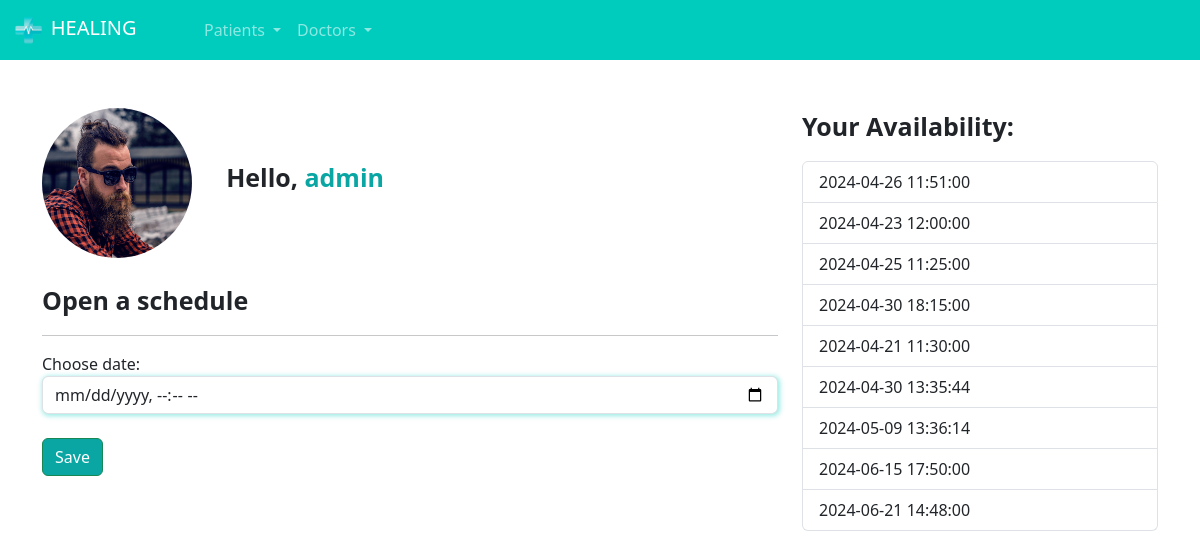
/doctors/schedule/ (signed in), run on the app's committed database.
### doctor/models.py (models this page shows, shortened)
class DoctorInfo(models.Model):
    registration_number = models.CharField(max_length=30)
    name = models.CharField(max_length=100)
    postcode = models.CharField(max_length=15)
    address1 = models.CharField(max_length=100)
    address2 = models.CharField(max_length=100)
    photo_id = models.ImageField(upload_to="photo_id")
    doctor_credentials = models.ImageField(upload_to='doctor_credentials')
    profile_photo = models.ImageField(upload_to="profile_photo")
    user = models.ForeignKey(User, on_delete=models.DO_NOTHING)
    description = models.TextField(null=True, blank=True)
    speciality = models.ForeignKey(Specialities, on_delete=models.DO_NOTHING, null=True, blank=True)
    price = models.FloatField(default=100)

class Schedule(models.Model):
    date = models.DateTimeField()
    user = models.ForeignKey(User, on_delete=models.DO_NOTHING)
    booked = models.BooleanField(default=False)
    def __str__(self):
        return str(self.date)

### doctor/views.py (the view, shortened to what this page needs)
# urls.py: path('schedule/', views.schedule, name="schedule"),
def schedule(request):
    if not is_doctor(request.user):
        messages.add_message(request, constants.WARNING, 'Only Doctors can access this page!')
        return redirect('/users/logout')
    if request.method == "GET":
        doctor_info = DoctorInfo.objects.get(user=request.user)
        schedule = Schedule.objects.filter(user=request.user)
        return render(request, 'schedule.html', {'doctor_info': doctor_info, 'schedule': schedule, 'is_doctor': is_doctor(request.user),})

### doctor/models.py (called while the page is built)
def is_doctor(user):
    return DoctorInfo.objects.filter(user=user).exists()

### doctor/templates/schedule.html (shortened to what this page needs)
{% extends "base.html" %}
{% load static %}
{% block 'head' %}
    <link rel="stylesheet" href="{% static 'doctors/css/schedule.css' %}">
    <link rel="stylesheet" href="{% static 'users/css/users.css' %}">
    <link rel="stylesheet" href="{% static 'doctors/css/doctor_registration.css' %}">
{% endblock 'head' %}
{% block 'body' %}
{% include "partials/navbar.html" %}
    <div class="container">
        <br><br>
        <div class="row">
            <div class="col-md-8">
                <img src="{{ doctor_info.profile_photo.url }}"  class="profile-photo" alt="">
                <label style="margin-left: 30px; font-size: 25px" class="p-bold">Hello, <span class="color-dark">{{request.user.username}}</span></label>
                <br>
                <br>
                <p style="font-size: 25px" class="p-bold">Open a schedule</p>
                <hr>
                <form action="{% url 'schedule' %}" method="POST">
                    <label for="">Choose date:</label>
                    <input type="datetime-local" name="date" class="form-control shadow-main-color">
                    <br>
                    <input type="submit" value="Save" class="btn btn-success btn-dark-color">
                </form>
            </div>
            <div class="col-md-4">
                <p style="font-size: 25px" class="p-bold">Your Availability:</p>
                <ul class="list-group">
                    {% for date in schedule  %}
                        <li class="list-group-item">{{date}}</li>
                    {% endfor %}
                </ul>
            </div>
        </div>
    </div>
{% endblock 'body' %}

### templates/base.html (shortened to what this page needs)
{% load static %}
<!doctype html>
<html lang="en">
  <head>
    <link rel="stylesheet" href="{% static '/general/css/base.css' %}">
    <link href="https://cdn.jsdelivr.net/npm/bootstrap@5.3.3/dist/css/bootstrap.min.css" rel="stylesheet">
    {% block 'head' %}{% endblock 'head' %}
  </head>
  <body>
    {% block 'body' %}{% endblock 'body' %}
  </body>
</html>

### templates/partials/navbar.html (shortened to what this page needs)
{% load static %}
<nav class="navbar navbar-expand-lg navbar-dark bg-color-dark">
    <div class="container-fluid">
      <a class="navbar-brand" href="#"><img src="{% static 'general/images/logo.png' %}" width="20%" alt="">&nbspHEALING</a>
      <div class="collapse navbar-collapse" id="navbarNav">
        <ul class="navbar-nav">
            <li class="nav-item dropdown">
                <a class="nav-link dropdown-toggle" href="#" id="navbarDropdownMenuLink" role="button" data-bs-toggle="dropdown" aria-expanded="false">
                  Patients
                </a>
            </li>
            {% if is_doctor %}
                <li class="nav-item dropdown">
                    <a class="nav-link dropdown-toggle" href="#" id="navbarDropdownMenuLink" role="button" data-bs-toggle="dropdown" aria-expanded="false">
                        Doctors
                    </a>
                </li>
            {% else %}
                <li class="nav-item">
                    <a class="nav-link" href="{% url 'doctor_registration' %}">I'm a Doctor</a>
                </li>
            {% endif %}
        </ul>
      </div>
    </div>
  </nav>

### templates/static/general/css/base.css (style rules this page uses)
:root { --main-color: #00CCBE; --dark-color: #09A6A3; --contrast-color: #FFD686; }
.bg-color-dark { background-color: var(--main-color); }
.p-bold { font-weight: bold; }
.color-dark { color: var(--dark-color); }

### templates/static/doctors/css/schedule.css (style rules this page uses)
.profile-photo { width: 150px; height: 150px; border-radius: 75px; }

### templates/static/users/css/users.css (style rules this page uses)
.btn-dark-color { background-color: var(--dark-color); color: white; }

### templates/static/doctors/css/doctor_registration.css (style rules this page uses)
.shadow-main-color { box-shadow: 1px 1px 5px 1px rgba(0, 204, 190,.4); }

### data on the page
DoctorInfo: profile_photo (picture)
Schedule: date "2024-04-26 11:51:00"
Schedule: date "2024-04-23 12:00:00"
Schedule: date "2024-04-25 11:25:00"
Schedule: date "2024-04-30 18:15:00"
Schedule: date "2024-04-21 11:30:00"
Schedule: date "2024-04-30 13:35:44"
Schedule: date "2024-05-09 13:36:14"
Schedule: date "2024-06-15 17:50:00"
Schedule: date "2024-06-21 14:48:00"

### other printed values
{{ request.user.username }} "admin"
